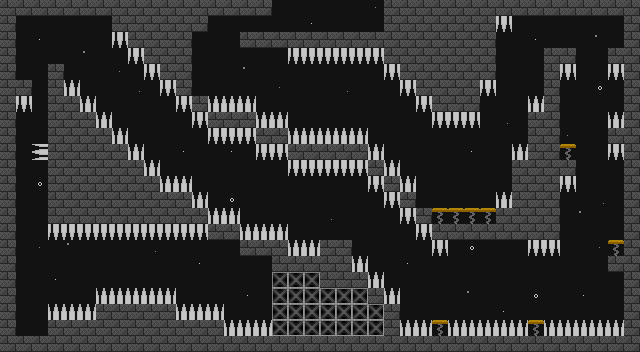

This game map was drawn from its Tiled (.tmx) file and the tilesets committed beside it. A one-line description and the trimmed map source follow:
An orthogonal 40x22 tile map with 16x16 px tiles, 4 tile layers (Background, Spikes, Spring, Graphics), 2 tilesets and 62 objects.

<map version="1.2" tiledversion="1.2.1" orientation="orthogonal" renderorder="right-down" width="40" height="22" tilewidth="16" tileheight="16" infinite="0" nextlayerid="6" nextobjectid="68">
 <tileset firstgid="1" source="AllSprites.tsx" />
 <tileset firstgid="197" source="Sparkle.tsx" />
 <layer id="1" name="Background" width="40" height="22">
  <data>[880 cells, 880 non-empty, 2 distinct tile ids]</data>
 </layer>
 <layer id="2" name="Spikes" width="40" height="22">
  <data>[880 cells, 115 non-empty, 3 distinct tile ids]</data>
 </layer>
 <objectgroup id="5" name="Objects">
  <object id="1" x="272" y="336" width="112" height="16" />
  <object id="2" x="0" y="0" width="272" height="16" />
  <object id="3" x="0" y="16" width="16" height="336" />
  <object id="4" x="0" y="80" width="32" height="16" />
  <object id="6" x="48" y="304" width="176" height="32" />
  <object id="7" x="96" y="288" width="80" height="16" />
  <object id="9" x="624" y="0" width="16" height="320" />
  <object id="10" x="64" y="208" width="176" height="32" />
  <object id="11" x="48" y="64" width="16" height="176" />
  <object id="12" x="64" y="80" width="16" height="128" />
  <object id="13" x="80" y="96" width="16" height="112" />
  <object id="14" x="96" y="112" width="16" height="96" />
  <object id="15" x="112" y="128" width="16" height="80" />
  <object id="16" x="128" y="144" width="16" height="64" />
  <object id="17" x="144" y="160" width="16" height="48" />
  <object id="18" x="160" y="176" width="32" height="32" />
  <object id="19" x="192" y="192" width="16" height="16" />
  <object id="20" x="272" y="240" width="80" height="32" />
  <object id="21" x="240" y="224" width="48" height="16" />
  <object id="22" x="240" y="240" width="32" height="16" />
  <object id="23" x="352" y="256" width="16" height="32" />
  <object id="24" x="368" y="272" width="16" height="32" />
  <object id="25" x="384" y="288" width="16" height="32" />
  <object id="26" x="320" y="272" width="32" height="16" />
  <object id="27" x="608" y="240" width="16" height="32" />
  <object id="29" x="512" y="144" width="64" height="48" />
  <object id="30" x="608" y="112" width="16" height="48" />
  <object id="31" x="608" y="48" width="16" height="32" />
  <object id="32" x="544" y="48" width="32" height="32" />
  <object id="34" x="416" y="208" width="112" height="32" />
  <object id="35" x="528" y="192" width="32" height="64" />
  <object id="36" x="496" y="192" width="32" height="16" />
  <object id="37" x="544" y="80" width="16" height="64" />
  <object id="38" x="528" y="96" width="16" height="48" />
  <object id="39" x="432" y="240" width="16" height="16" />
  <object id="40" x="400" y="176" width="16" height="48" />
  <object id="41" x="384" y="160" width="16" height="48" />
  <object id="42" x="368" y="144" width="16" height="48" />
  <object id="43" x="288" y="128" width="80" height="48" />
  <object id="44" x="256" y="112" width="32" height="48" />
  <object id="45" x="208" y="96" width="48" height="48" />
  <object id="46" x="176" y="96" width="32" height="16" />
  <object id="47" x="176" y="16" width="16" height="96" />
  <object id="48" x="192" y="112" width="16" height="16" />
  <object id="49" x="112" y="16" width="64" height="32" />
  <object id="50" x="128" y="48" width="48" height="16" />
  <object id="51" x="144" y="64" width="32" height="16" />
  <object id="52" x="160" y="80" width="16" height="16" />
  <object id="53" x="192" y="16" width="16" height="16" />
  <object id="54" x="240" y="32" width="256" height="16" />
  <object id="55" x="384" y="0" width="112" height="32" />
  <object id="57" x="496" y="0" width="16" height="32" />
  <object id="58" x="512" y="0" width="112" height="16" />
  <object id="59" x="400" y="48" width="96" height="48" />
  <object id="60" x="432" y="96" width="48" height="32" />
  <object id="61" x="416" y="96" width="16" height="16" />
  <object id="62" x="384" y="48" width="16" height="32" />
  <object id="63" x="288" y="48" width="96" height="16" />
  <object id="64" x="224" y="320" width="48" height="16" />
  <object id="65" x="384" y="320" width="256" height="16" />
  <object id="66" x="16" y="336" width="256" height="16" />
  <object id="67" x="384" y="336" width="256" height="16" />
 </objectgroup>
 <layer id="3" name="Spring" width="40" height="22">
  <data>[880 cells, 8 non-empty, 1 distinct tile ids]</data>
 </layer>
 <layer id="4" name="Graphics" width="40" height="22">
  <data>[880 cells, 341 non-empty, 7 distinct tile ids]</data>
 </layer>
</map>